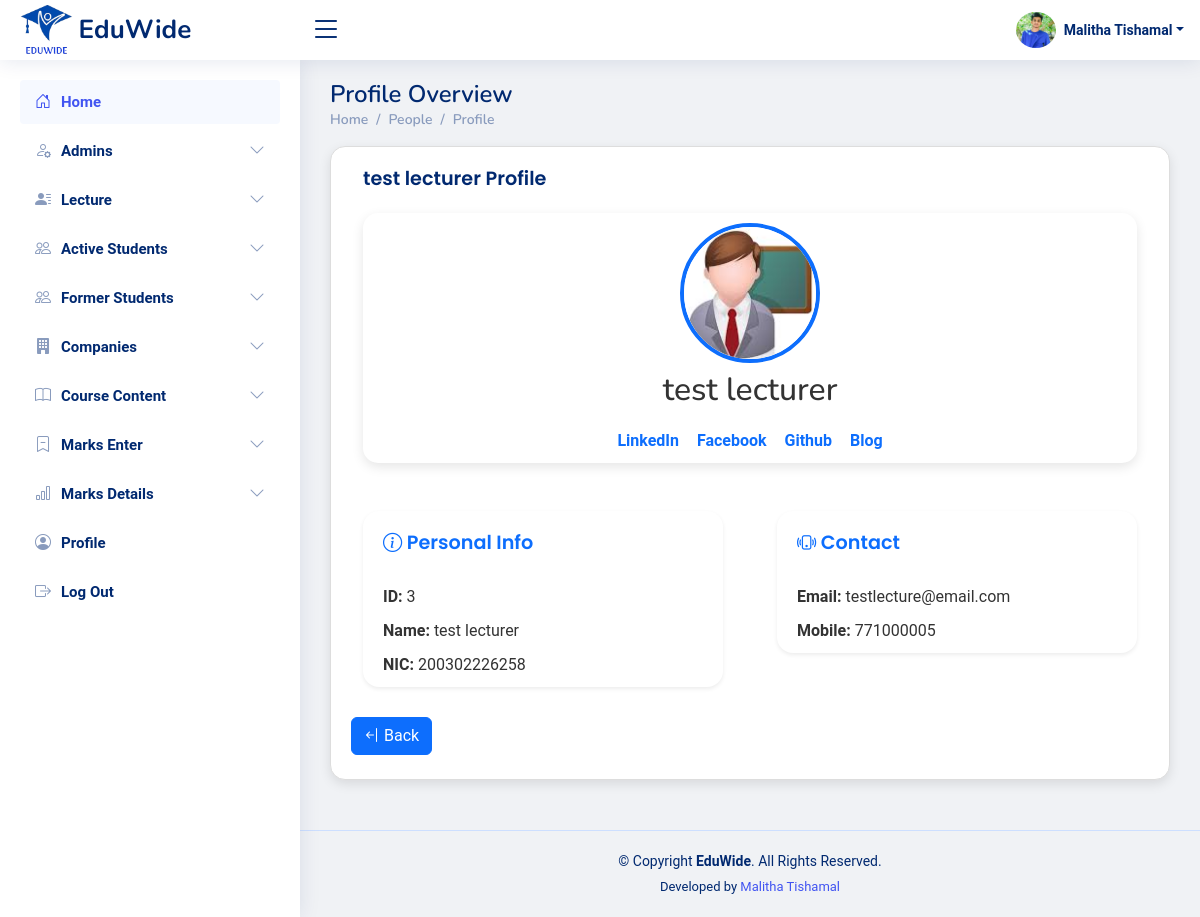
The page /admin/lecturer-profile.php?lecturer_id=3 (signed in) on the database its author committed.
### tables this page shows
CREATE TABLE `lectures` (
  `id` int(11) NOT NULL,
  `username` varchar(255) NOT NULL,
  `nic` varchar(20) NOT NULL,
  `email` varchar(255) NOT NULL,
  `mobile` varchar(15) DEFAULT NULL,
  `linkedin` varchar(200) NOT NULL,
  `blog` varchar(200) NOT NULL,
  `github` varchar(200) NOT NULL,
  `facebook` varchar(200) NOT NULL,
  `password` varchar(255) NOT NULL,
  `profile_picture` varchar(255) DEFAULT 'uploads/profile_pictures/default.png',
  `created_at` timestamp NOT NULL DEFAULT current_timestamp(),
  `status` varchar(20) DEFAULT 'pending',
  `last_login` datetime DEFAULT NULL
);

### admin/lecturer-profile.php (the view, shortened to what this page needs)
<?php
require_once '../includes/db-conn.php';
$student_id = intval($_GET['lecturer_id']);
$user_id = $_SESSION['admin_id'] ?? null;
$sql = "SELECT * FROM admins WHERE id = ?";
$stmt = $conn->prepare($sql);
$stmt->bind_param("i", $user_id);
$stmt->execute();
$result = $stmt->get_result();
$user = $result->fetch_assoc();
$sql = "SELECT * FROM lectures WHERE id = ?";
$stmt = $conn->prepare($sql);
$stmt->bind_param("i", $student_id);
$stmt->execute();
$result = $stmt->get_result();
$student = $result->fetch_assoc();
?>
<!DOCTYPE html>
<html lang="en">
<head>
    <?php include_once("../includes/css-links-inc.php"); ?>
    <link rel="stylesheet" href="https://cdnjs.cloudflare.com/ajax/libs/font-awesome/6.0.0-beta3/css/all.min.css">
</head>
<body>
    <?php include_once("../includes/header.php") ?>
    <?php include_once("../includes/sadmin-sidebar.php") ?>
    <main id="main" class="main">
        <div class="pagetitle">
            <h1>Profile Overview</h1>
            <nav>
                <ol class="breadcrumb">
                    <li class="breadcrumb-item"><a href="">Home</a></li>
                    <li class="breadcrumb-item"><a href="">People</a></li>
                    <li class="breadcrumb-item"><a href="">Profile</a></li>
                </ol>
            </nav>
        </div>
        <section class="section">
            <div class="row">
                <div class="col-lg-12">
                    <div class="card">
                        <div class="card-body">
                            <div class="container">
                                <h3 class="card-title"><?= htmlspecialchars($student['username']) ?> Profile</h3>
                                <div class="profile-header">
                                    <img src="../lectures/<?= htmlspecialchars($student['profile_picture']) ?>" alt="Profile Picture">
                                    <h2 class="mt-2"><?= htmlspecialchars($student['username']) ?></h2>
                                    <div class="social-media-links">
                                        <?php if (!empty($student['linkedin'])): ?>
                                           <a href="<?= htmlspecialchars($student['linkedin']) ?>" target="_blank" class="fab fa-linkedin"></a>
                                        <?php endif; ?><span class="text-primary "><b> LinkedIn &nbsp;&nbsp;&nbsp;</b></span>
                                        <?php if (!empty($student['facebook'])): ?>
                                            <a href="<?= htmlspecialchars($student['facebook'])?>" target="_blank" class="fab fa-facebook"></a>
                                        <?php endif; ?><span class="text-primary "><b>Facebook &nbsp;&nbsp;&nbsp;</b></span>
                                        <?php if (!empty($student['github'])): ?>
                                            <a href="<?= htmlspecialchars($student['github']) ?>" target="_blank" class="fab fa-github"></a>
                                        <?php endif; ?><span class="text-primary "><b>Github &nbsp;&nbsp;&nbsp;</b></span>
                                        <?php if (!empty($student['blog'])): ?>
                                            <a href="<?= htmlspecialchars($student['blog']) ?>" target="_blank" class="fas fa-blog"></a>
                                        <?php endif; ?><span class="text-primary "><b>Blog </b></span>
                                    </div>
                                </div>
                                    <div class="row mt-5">
                                        <div class="col-md-6">
                                            <div class="card shadow-sm border-0 rounded-4">
                                                <div class="card-body">
                                                    <h5 class="card-title text-primary mb-3"><i class="bi bi-info-circle"></i> Personal Info</h5>
                                                    <p><strong>ID:</strong> <?= htmlspecialchars($student['id']) ?></p>
                                                    <p><strong>Name:</strong> <?= htmlspecialchars($student['username']) ?></p>
                                                    <p><strong>NIC:</strong> <?= htmlspecialchars($student['nic']) ?></p>
                                                </div>
                                            </div>
                                        </div>
                                        <div class="col-md-6">
                                            <div class="card shadow-sm border-0 rounded-4">
                                                <div class="card-body">
                                                    <h5 class="card-title text-primary mb-3"><i class="bi bi-phone-vibrate"></i> Contact</h5>
                                                    <p><strong>Email:</strong> <?= htmlspecialchars($student['email']) ?></p>
                                                    <p><strong>Mobile:</strong> <?= htmlspecialchars($student['mobile']) ?></p>
                                                </div>
                                            </div>
                                        </div>
                                    </div>
                                </div>
                                <a href="manage-lectures.php" class="btn btn-primary mb-4"><i class="bi bi-arrow-bar-left"></i> Back </a>
                            </div>
                        </div>
                    </div>
                </div>
        </section>
    </main>
    <?php include_once("../includes/footer.php") ?>
</body>
</html>

### includes/header.php (shortened to what this page needs)
<header id="header" class="header fixed-top d-flex align-items-center">
    <div class="d-flex align-items-center justify-content-between">
        <a href="" class="logo d-flex align-items-center">
            <img src="<?php echo $base_url; ?>assets/images/logos/eduwide-logo.png" alt="">
            <span class="d-none d-lg-block">EduWide</span>
        </a>
        <i class="bi bi-list toggle-sidebar-btn"></i>
    </div>
    <nav class="header-nav ms-auto">
        <ul class="d-flex align-items-center">
            <?php
                $profilePic = isset($user['profile_picture']) && $user['profile_picture'] ? $user['profile_picture'] : 'default.png';
            ?>
            <li class="nav-item dropdown pe-3">
                <a class="nav-link nav-profile d-flex align-items-center pe-0" href="#" data-bs-toggle="dropdown">
                   <img id="profilePicture" src="<?php echo $profilePic; ?>" alt="Profile Picture" class="rounded-circle" style="width: 40px !important; height: 40px !important; object-fit: cover;">
                    <span class="d-none d-md-block dropdown-toggle ps-2"><?php echo htmlspecialchars($user['username']); ?></span>
                </a>
            </li>
        </ul>
    </nav>
</header>

### assets/css/style.css (style rules this page uses)
:root { scroll-behavior: smooth; }
body { font-family: "Open Sans", sans-serif; background: #f6f9ff; color: #444444; }
a { color: #4154f1; text-decoration: none; }
h1, h2, h3, h4, h5, h6 { font-family: "Nunito", sans-serif; }
#main { margin-top: 60px; padding: 20px 30px; transition: all 0.3s; }
.pagetitle { margin-bottom: 10px; }
.pagetitle h1 { font-size: 24px; margin-bottom: 0; font-weight: 600; color: #012970; }
.card { margin-bottom: 30px; border: none; border-radius: 5px; box-shadow: 0px 0 30px rgba(1, 41, 112, 0.1); }
.card-title { padding: 20px 0 15px 0; font-size: 18px; font-weight: 500; color: #012970; font-family: "Poppins", sans-serif; }
.card-body { padding: 0 20px 20px 20px; }
.breadcrumb { font-size: 14px; font-family: "Nunito", sans-serif; color: #899bbd; font-weight: 600; }
.breadcrumb a { color: #899bbd; transition: 0.3s; }
.breadcrumb .breadcrumb-item::before { color: #899bbd; }
.logo { line-height: 1; }
@media (min-width: 1200px) { .logo { width: 280px; } }
.logo img { max-height: 50px; margin-right: 6px; }
.logo span { font-size: 26px; font-weight: 700; color: #012970; font-family: "Nunito", sans-serif; }
.header { transition: all 0.5s; z-index: 997; height: 60px; box-shadow: 0px 2px 20px rgba(1, 41, 112, 0.1); background-color: #fff; padding-left: 20px; }
.header .toggle-sidebar-btn { font-size: 32px; padding-left: 10px; cursor: pointer; color: #012970; }
.header-nav ul { list-style: none; }
.header-nav>ul { margin: 0; padding: 0; }
.header-nav .nav-profile { color: #012970; }
.header-nav .nav-profile img { max-height: 36px; }
.header-nav .nav-profile span { font-size: 14px; font-weight: 600; }
@media (min-width: 1200px) { #main, #footer { margin-left: 300px; } }

### admin/lecturer-profile.php (style rules this page uses)
body { background-color: #f0f2f5; font-family: 'Roboto', sans-serif; }
.container { max-width: 1200px; margin: 0 auto; }
.profile-header { text-align: center; background-color: #ffffff; border-radius: 15px; padding: 10px; box-shadow: 0 4px 12px rgba(0, 0, 0, 0.1); margin-bottom: 8px; }
.profile-header img { border-radius: 50%; width: 140px; height: 140px; object-fit: cover; border: 4px solid #0d6efd; }
.profile-header h2 { margin-top: 15px; font-size: 2rem; color: #333; }
.card { margin-bottom: 30px; border-radius: 15px; border: 1px solid #ddd; box-shadow: 0 4px 12px rgba(0, 0, 0, 0.1); overflow: hidden; background-color: #ffffff; }
.card-body { padding: 0px 20px 0px 20px; }
.social-media-links { display: flex; justify-content: center; gap: 2px; margin-top: 20px; }
.row { display: flex; flex-wrap: wrap; gap: 30px; }
.col-md-6 { flex: 1; min-width: 300px; }
.col-md-6 h5 { margin-bottom: 5px; font-size: 1.2rem; }
.col-md-6 p { font-size: 1rem; color: #333; }
.card .card-body p { font-size: 1rem; color: #333; }
.card p { font-size: 1rem; margin-bottom: 10px; color: #444; }
.card-title { font-weight: 600; font-size: 1.2rem; }

### rows shown on the page
lectures: username "test lecturer", profile_picture (placeholder picture), id "3", nic "200302226258", email "testlecture@email.com", mobile "771000005"

### other values the page prints
$user['username'] "Malitha Tishamal"
